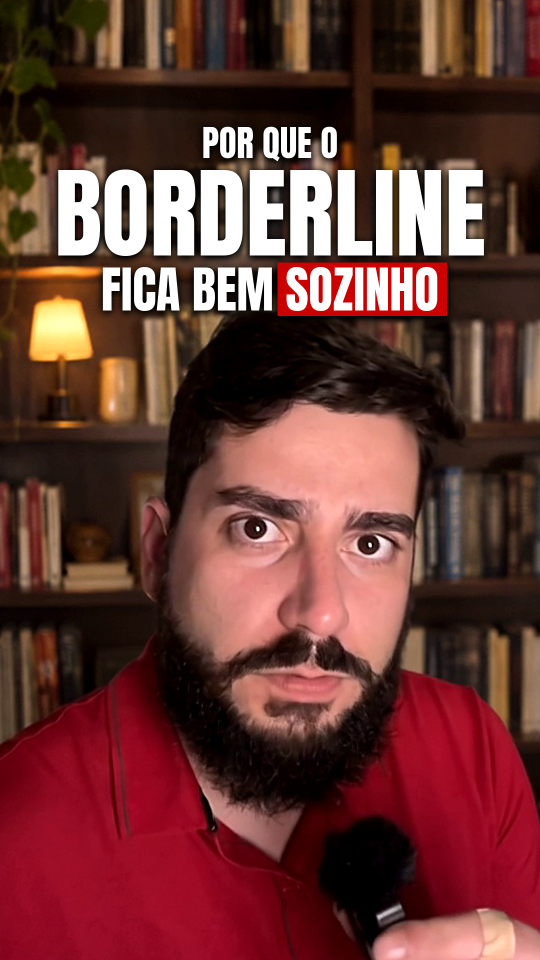
#> input picture entregas/reel-fica-bem-sozinho/capa.png, 1080 x 1920 px, found by its file name (shown at 1/2 size)
$ python prep.py ../../reel-fica-bem-sozinho/capa.png
#> lines starting #> are read from the running program, lines starting #| are printed output that depends on the picture
import sys
from PIL import Image, ImageFilter, ImageDraw
import numpy as np
B = sys.argv[1]
im = Image.open(B + '/capa.png').convert('RGB')
#> im is the input picture: PIL image 1080x1920 RGB; mean R, G, B 105.8, 58.5, 54
a = np.array(im).astype(float)
# clarear o papel da capa: papel ~ (206,202,200) vira branco; tinta fica
paper = np.array([207.0, 203.0, 201.0])
w = np.clip(a / paper * 255.0, 0, 255)
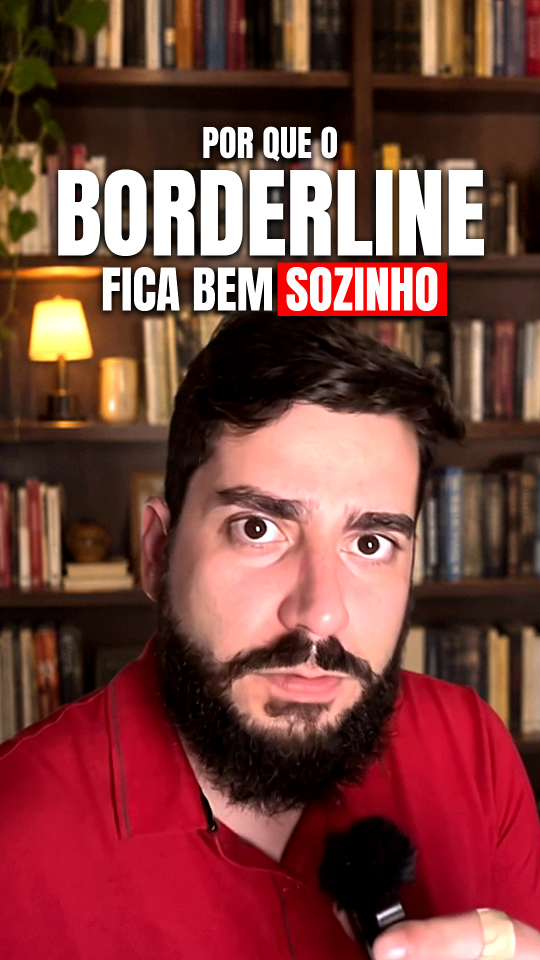
#> w: shape (1920, 1080, 3) float64 (shown at 1/2 size); mean R, G, B 123.5, 68.6, 63.6

def feather_mask(wd, ht, l, r, t, b):
    m = np.ones((ht, wd))
    xs = np.arange(wd); ys = np.arange(ht)
    def ramp(d, f):
        return np.clip(d / f, 0, 1) if f > 0 else np.ones_like(d, dtype=float)
    mx = np.minimum(ramp(xs, l), ramp(wd - 1 - xs, r))
    my = np.minimum(ramp(ys, t), ramp(ht - 1 - ys, b))
    m = np.outer(my, mx)
    m = m * m * (3 - 2 * m)  # suave
    return m

def save_rgba(arr, mask, path):
    rgba = np.dstack([arr, mask * 255]).astype(np.uint8)
    Image.fromarray(rgba, 'RGBA').save(path)

# 1) bolha no sofá (slide 2)
x0, y0, x1, y1 = 490, 905, 1290, 1950
c = w[y0:y1, x0:x1]
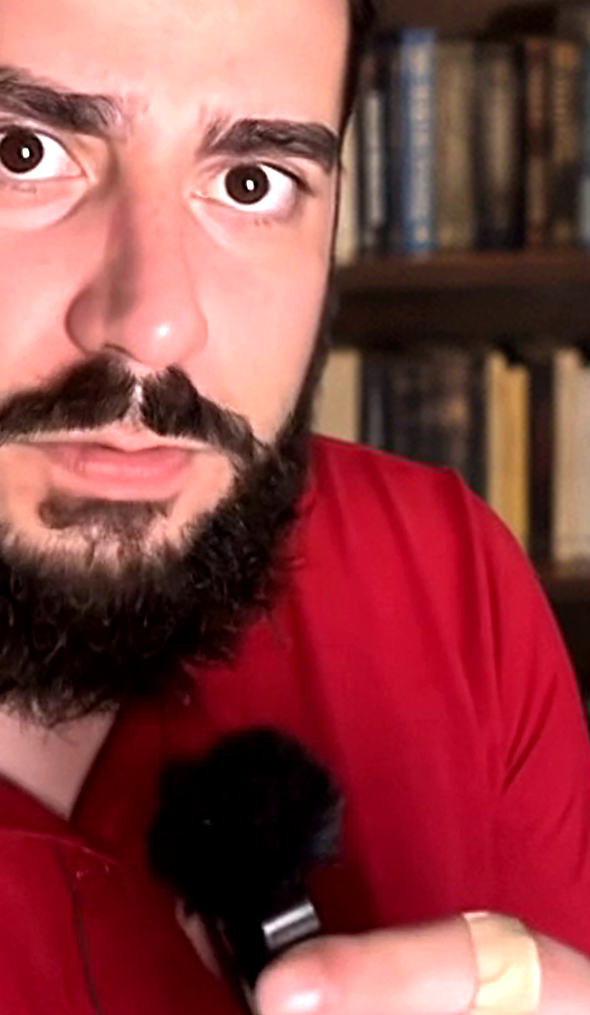
#> c: shape (1015, 590, 3) float64; mean R, G, B 140.2, 69.3, 70.2
save_rgba(c, feather_mask(x1-x0, y1-y0, 120, 120, 40, 130), B + '/rec-bolha-sofa.png')
#> (the run stopped early here; a loop or call above may not have finished)
